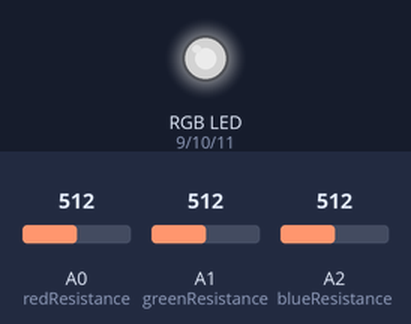
This sketch was run on a simulated Arduino Uno, built with avr-gcc and run on an emulated ATmega328P. Shown: an RGB LED mixed from three pins (HIGH = lit). The inputs (shaded band) are chosen by the test bench; at power-on: A0 (redResistance) = 512, A1 (greenResistance) = 512, A2 (blueResistance) = 512. Dim RGB values are drawn brighter than linear.

Above: at 1.2 s.
1.3 s: A0 (redResistance) set to 716
At 2.5 s:
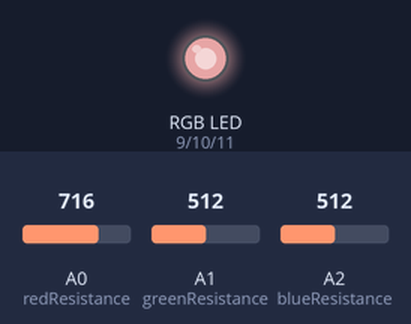
2.8 s: A1 (greenResistance) set to 716
At 3.8 s:
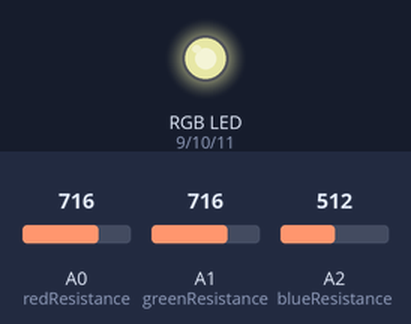
4.3 s: A2 (blueResistance) set to 716
At 4.9 s:
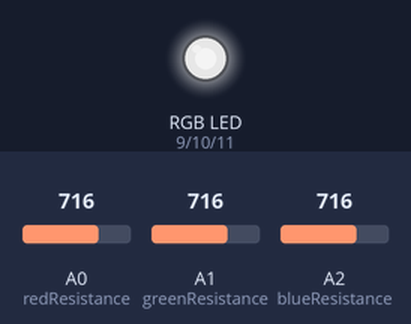
5.8 s: A0 (redResistance) set to 900
At 6.1 s:
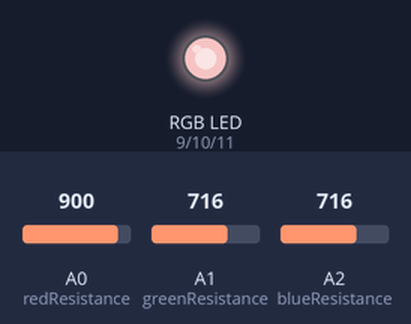
7.3 s: A1 (greenResistance) set to 900
At 8.4 s:
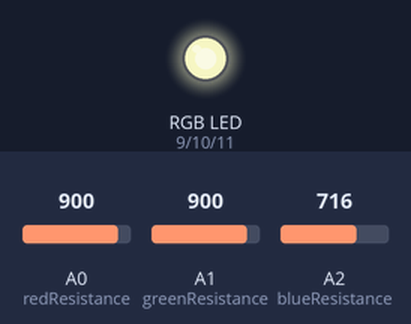
8.8 s: A2 (blueResistance) set to 900
At 9.5 s:
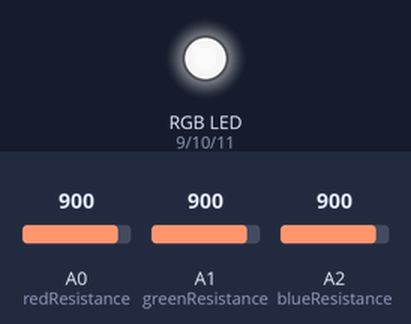
Timing chart, 0 to 11.3 s (numbered marks = the images above; inputs shaded):
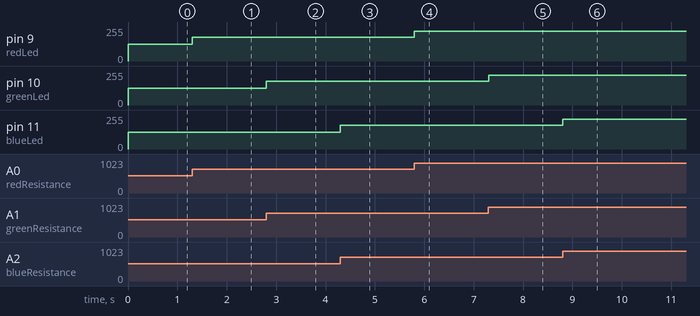

The sketch:

homework1.ino
```cpp
#define DEBUG 0 // set to 1 to enable serial debug output
#if DEBUG
    const int serialBaudRate = 9600;
#endif

const int redResistance = A0;
const int greenResistance = A1;
const int blueResistance = A2;

const int redLed = 9;
const int greenLed = 10;
const int blueLed = 11;

const int maxResistanceValue = 1023;
const int maxLedValue = 255;
const int minResistanceValue = 0;
const int minLedValue = 0;

int redValue = 0;
int greenValue = 0;
int blueValue = 0;

void setup(){
    pinMode(redResistance, INPUT);
    pinMode(greenResistance, INPUT);
    pinMode(blueResistance, INPUT);

    pinMode(redLed, OUTPUT);
    pinMode(greenLed, OUTPUT);
    pinMode(blueLed, OUTPUT);

    #if DEBUG
        Serial.begin(serialBaudRate);
    #endif
}

void loop(){
    readLedValues();
    writeLedValues();

    #if DEBUG
        serialPrintResistanceValues();
    #endif
}

void readLedValues(){
    redValue = map(analogRead(redResistance), minResistanceValue, maxResistanceValue, minLedValue, maxLedValue);
    greenValue = map(analogRead(greenResistance), minResistanceValue, maxResistanceValue, minLedValue, maxLedValue);
    blueValue = map(analogRead(blueResistance), minResistanceValue, maxResistanceValue, minLedValue, maxLedValue);
}

void writeLedValues(){
    analogWrite(redLed, redValue);
    analogWrite(greenLed, greenValue);
    analogWrite(blueLed, blueValue);
}

#if DEBUG
    void serialPrintResistanceValues(){
        Serial.print("R: ");
        Serial.print(redValue);
        Serial.print(" G: ");
        Serial.print(greenValue);
        Serial.print(" B: ");
        Serial.print(blueValue);
        Serial.print("\n");
    }
#endif
```

Measured:
- after the input at 1.3 s, pin 9 (redLed): 127/255 → 178/255 at once
- after the input at 2.8 s, pin 10 (greenLed): 127/255 → 178/255 at once
- after the input at 4.3 s, pin 11 (blueLed): 127/255 → 178/255 at once
- after the input at 5.8 s, pin 9 (redLed): 178/255 → 224/255 at once
- after the input at 7.3 s, pin 10 (greenLed): 178/255 → 224/255 at once
- after the input at 8.8 s, pin 11 (blueLed): 178/255 → 224/255 at once
